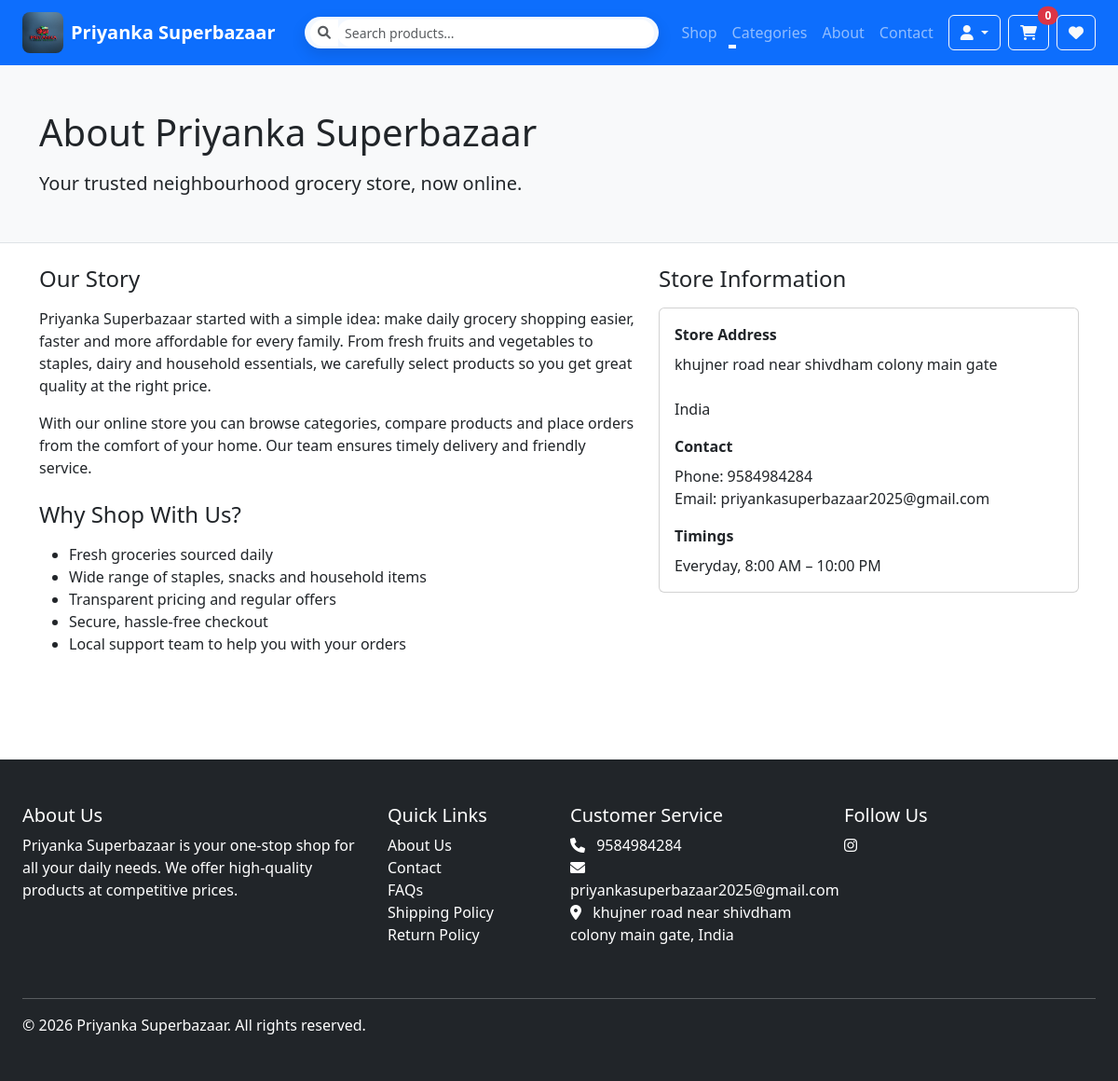
The page /about/ on the database its author committed.
### store/models.py (models this page shows, shortened)
class SiteSettings(TimeStampedModel):
    site_name = models.CharField(_('site name'), max_length=100, default='Priyanka Superbazaar')
    site_logo = CloudinaryField(_('site logo'), blank=True, null=True)
    site_favicon = CloudinaryField(_('favicon'), blank=True, null=True)
    contact_email = models.EmailField(_('contact email'), default='contact@priyankasuperbazaar.com')
    contact_phone = models.CharField(_('contact phone'), max_length=20, default='+91 1234567890')
    address = models.TextField(_('address'), blank=True)
    facebook_url = models.URLField(_('Facebook URL'), blank=True)
    twitter_url = models.URLField(_('Twitter URL'), blank=True)
    instagram_url = models.URLField(_('Instagram URL'), blank=True)
    linkedin_url = models.URLField(_('LinkedIn URL'), blank=True)
    youtube_url = models.URLField(_('YouTube URL'), blank=True)
    meta_title = models.CharField(_('meta title'), max_length=200, blank=True)
    meta_description = models.TextField(_('meta description'), blank=True)
    meta_keywords = models.TextField(_('meta keywords'), blank=True)
    store_name = models.CharField(_('store name'), max_length=200, default='Priyanka Superbazaar')
    store_address_line1 = models.CharField(_('address line 1'), max_length=255, blank=True, default='123 Main Street')
    store_address_line2 = models.CharField(_('address line 2'), max_length=255, blank=True, default='Your City, Your State')
    store_country = models.CharField(_('country'), max_length=100, blank=True, default='India')
    store_phone = models.CharField(_('phone'), max_length=30, blank=True, default='+91 1234567890')
    store_email = models.EmailField(_('email'), blank=True, default='info@priyankasuperbazaar.com')
    store_hours = models.CharField(_('business hours'), max_length=255, blank=True, default='Everyday, 8:00 AM – 10:00 PM')
    min_order_amount = models.DecimalField(
        _('minimum order amount'),
        max_digits=10,
        decimal_places=2,
        default=0,
        help_text=_('Minimum order amount to place an order')
    )
    enable_cod = models.BooleanField(
        _('enable cash on delivery'),
        default=True,
        help_text=_('Allow customers to pay with cash on delivery')
    )
    maintenance_mode = models.BooleanField(
        _('maintenance mode'),
        default=False,
        help_text=_('Take the site down for maintenance')
    )
    maintenance_message = models.TextField(
        _('maintenance message'),
        blank=True,
        default='We are currently performing maintenance. Please check back soon.'
    )
    class Meta:
        verbose_name = _('site settings')
        verbose_name_plural = _('site settings')
    @classmethod
    def load(cls):
        obj, created = cls.objects.get_or_create(pk=1)
        return obj

### store/views.py (the view)
# urls.py: path("about/", views.about, name="about"),
def about(request):
    site_settings = SiteSettings.load()
    return render(request, "store/about.html", {"site_settings": site_settings})

### store/models.py (called while the page is built)
    def get_absolute_url(self):
        return reverse('store:product_list_by_category', args=[self.slug])

### templates/store/about.html (shortened to what this page needs)
{% extends "base/base.html" %}
{% block content %}
<div class="bg-light py-5 mb-4 border-bottom">
    <div class="container">
        <h1 class="mb-3">About Priyanka Superbazaar</h1>
        <p class="lead mb-0">Your trusted neighbourhood grocery store, now online.</p>
    </div>
</div>
<div class="container pb-5">
    <div class="row g-4">
        <div class="col-md-7">
            <h2 class="h4 mb-3">Our Story</h2>
            <p>
                Priyanka Superbazaar started with a simple idea: make daily grocery shopping
                easier, faster and more affordable for every family. From fresh fruits and
                vegetables to staples, dairy and household essentials, we carefully select
                products so you get great quality at the right price.
            </p>
            <p>
                With our online store you can browse categories, compare products and place
                orders from the comfort of your home. Our team ensures timely delivery and
                friendly service.
            </p>
            <h2 class="h4 mt-4 mb-3">Why Shop With Us?</h2>
            <ul>
                <li>Fresh groceries sourced daily</li>
                <li>Wide range of staples, snacks and household items</li>
                <li>Transparent pricing and regular offers</li>
                <li>Secure, hassle‑free checkout</li>
                <li>Local support team to help you with your orders</li>
            </ul>
        </div>
        <div class="col-md-5">
            <h2 class="h4 mb-3">Store Information</h2>
            <div class="card">
                <div class="card-body">
                    <p class="mb-2"><strong>Store Address</strong></p>
                    <p class="mb-3">
                        {{ site_settings.store_address_line1 }}<br>
                        {{ site_settings.store_address_line2 }}<br>
                        {{ site_settings.store_country }}
                    </p>
                    <p class="mb-2"><strong>Contact</strong></p>
                    <p class="mb-3">
                        Phone: {{ site_settings.store_phone }}<br>
                        Email: {{ site_settings.store_email }}
                    </p>
                    <p class="mb-2"><strong>Timings</strong></p>
                    <p class="mb-0">{{ site_settings.store_hours }}</p>
                </div>
            </div>
        </div>
    </div>
</div>
{% endblock %}

### templates/base/base.html (shortened to what this page needs)
<!DOCTYPE html>
{% load static %}
<html lang="en">
<head>
    <link href="https://cdn.jsdelivr.net/npm/bootstrap@5.3.0/dist/css/bootstrap.min.css" rel="stylesheet">
    <link rel="stylesheet" href="https://cdnjs.cloudflare.com/ajax/libs/font-awesome/6.0.0/css/all.min.css">
    <link rel="stylesheet" href="{% static 'css/style.css' %}">
</head>
<body>
    <nav class="navbar navbar-expand-lg navbar-dark bg-primary">
        <div class="container-fluid px-3 px-lg-4">
            <a class="navbar-brand d-none d-lg-flex align-items-center" href="{% url 'store:home' %}">
                <img src="{% static 'images/logo.jpg' %}" alt="Priyanka Superbazaar" class="me-2" style="height: 44px; width: 44px; border-radius: 8px; object-fit: cover;">
                <span class="d-none d-lg-inline fw-semibold">Priyanka Superbazaar</span>
            </a>
            <form class="navbar-search d-flex flex-grow-1 mx-lg-3" method="get" action="{% url 'store:product-list' %}">
                <div class="input-group input-group-sm">
                    <span class="input-group-text bg-white border-0">
                        <i class="fas fa-search text-muted"></i>
                    </span>
                    <input id="navbarSearchInput" type="search" name="q" class="form-control border-0" placeholder="Search products..." value="{{ query|default:'' }}" data-suggestions-url="{% url 'store:search_suggestions' %}">
                </div>
            </form>
            <div class="d-none d-lg-flex align-items-center">
                <div class="collapse navbar-collapse show" id="navbarMainDesktop">
                    <ul class="navbar-nav me-auto mb-0">
                        <li class="nav-item">
                            <a class="nav-link" href="{% url 'store:product-list' %}">Shop</a>
                        </li>
                        <li class="nav-item dropdown">
                            <a class="nav-link dropdown-toggle" href="#" id="categoriesDropdownDesktop" role="button" data-bs-toggle="dropdown">
                                Categories
                            </a>
                        </li>
                        <li class="nav-item">
                            <a class="nav-link" href="{% url 'store:about' %}">About</a>
                        </li>
                        <li class="nav-item">
                            <a class="nav-link" href="{% url 'store:contact' %}">Contact</a>
                        </li>
                    </ul>
                </div>
                <div class="d-flex align-items-center justify-content-end gap-2 ms-2">
                    <div class="dropdown">
                        <a class="btn btn-outline-light dropdown-toggle" href="#" role="button" id="accountDropdown" data-bs-toggle="dropdown">
                            <i class="fas fa-user"></i>
                        </a>
                    </div>
                    <a class="btn btn-outline-light position-relative" href="{% url 'store:cart_detail' %}">
                        <i class="fas fa-shopping-cart"></i>
                        <span class="position-absolute top-0 start-100 translate-middle badge rounded-pill bg-danger">
                            {{ cart_items_count|default:0 }}
                        </span>
                    </a>
                    <a class="btn btn-outline-light position-relative" href="{% url 'store:wishlist' %}">
                        <i class="fas fa-heart"></i>
                    </a>
                </div>
            </div>
        </div>
    </nav>
    <div class="toast-container position-fixed top-0 end-0 p-3" style="z-index: 9999;">
    </div>
    <main>
        {% block content %}{% endblock %}
    </main>
    <footer class="bg-dark text-white mt-5">
        <div class="container-fluid px-3 px-lg-4 py-5">
            <div class="row">
                <div class="col-md-4 mb-4">
                    <h5>About Us</h5>
                    <p>Priyanka Superbazaar is your one-stop shop for all your daily needs. We offer high-quality products at competitive prices.</p>
                </div>
                <div class="col-md-2 mb-4 footer-links">
                    <h5>Quick Links</h5>
                    <ul class="list-unstyled">
                        <li><a href="{% url 'store:about' %}" class="text-white">About Us</a></li>
                        <li><a href="{% url 'store:contact' %}" class="text-white">Contact</a></li>
                        <li><a href="#" class="text-white">FAQs</a></li>
                        <li><a href="#" class="text-white">Shipping Policy</a></li>
                        <li><a href="#" class="text-white">Return Policy</a></li>
                    </ul>
                </div>
                <div class="col-md-3 mb-4 footer-links">
                    <h5>Customer Service</h5>
                    <ul class="list-unstyled">
                        <li><i class="fas fa-phone me-2"></i> {{ site_settings.store_phone }}</li>
                        <li><i class="fas fa-envelope me-2"></i> {{ site_settings.store_email }}</li>
                        <li><i class="fas fa-map-marker-alt me-2"></i> {{ site_settings.store_address_line1 }}{% if site_settings.store_country %}, {{ site_settings.store_country }}{% endif %}</li>
                    </ul>
                </div>
                <div class="col-md-3 mb-4">
                    <h5>Follow Us</h5>
                    <div class="social-links">
                        <a href="https://www.instagram.com/priyanka_super_bazaar?igsh=eTgwaHF1c3JtaW9o" class="text-white" target="_blank" rel="noopener noreferrer"><i class="fab fa-instagram"></i></a>
                    </div>
                </div>
            </div>
            <hr>
            <div class="row">
                <div class="col-md-6 text-center text-md-start">
                    <p class="mb-0">&copy; {% now "Y" %} Priyanka Superbazaar. All rights reserved.</p>
                </div>
                <div class="col-md-6 text-center text-md-end"></div>
            </div>
        </div>
    </footer>
</body>
</html>

### static/css/style.css (style rules this page uses)
body { font-family: system-ui, -apple-system, BlinkMacSystemFont, 'Segoe UI', sans-serif; }
.navbar.navbar-expand-lg { min-height: 56px; }
.navbar-brand { font-weight: 700; display: flex; align-items: center; }
.navbar-nav .nav-link { position: relative; transition: color 0.2s ease; }
.navbar-nav .nav-link::after { content: ""; position: absolute; left: 0; bottom: 0.2rem; width: 0; height: 2px; background-color: #ffffff; transition: width 0.2s ease; }
.navbar-search .input-group { background: rgba(255, 255, 255, 0.95); border-radius: 999px; padding: 0.15rem 0.35rem; box-shadow: 0 6px 16px rgba(0, 0, 0, 0.12); }
.navbar-search .input-group .input-group-text { border-radius: 999px; }
.navbar-search #navbarSearchInput { border-radius: 999px; min-width: 260px; }
.footer-links a { text-decoration: none; }
.toast-container { max-width: 400px; }

### rows shown on the page
SiteSettings: store_address_line1 "khujner road near shivdham colony main gate", store_country "India", store_phone "9584984284", store_email "priyankasuperbazaar2025@gmail.com", store_hours "Everyday, 8:00 AM – 10:00 PM"

### other values the page prints
{{ cart_items_count|default:0 }} "0"
